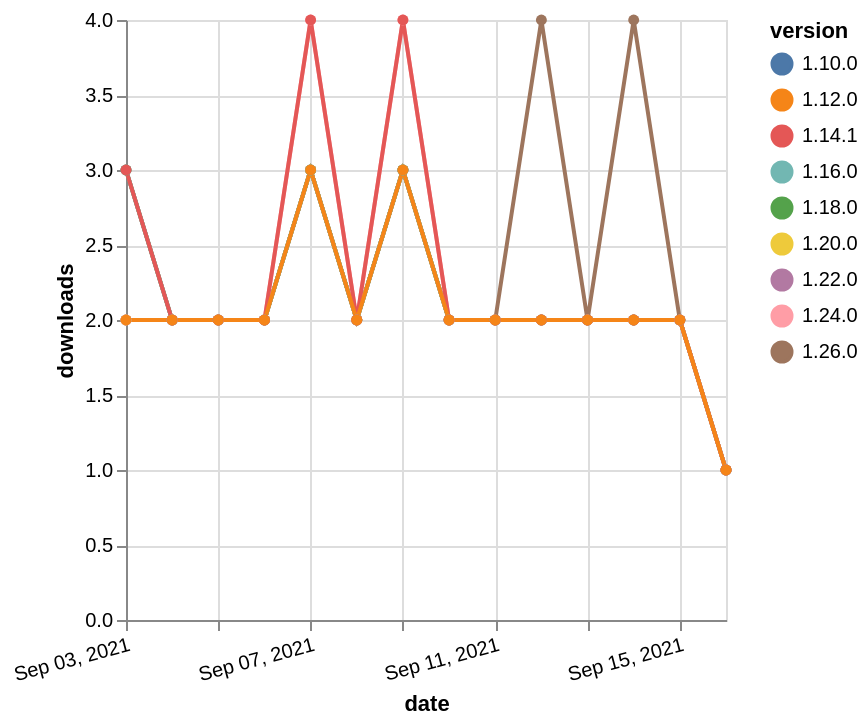

Write a Vega-Lite specification for this figure.
### Vega-Lite specification from a JSON file in a GitHub repository (floating-point values rounded to 4 significant figures)
{"$schema": "https://vega.github.io/schema/vega-lite/v5.json", "description": "A simple bar chart with embedded data.", "data": {"values": [{"date": "2021-09-03", "total": 1665, "delta": 3, "version": "1.18.0"}, {"date": "2021-09-04", "total": 1667, "delta": 2, "version": "1.18.0"}, {"date": "2021-09-05", "total": 1669, "delta": 2, "version": "1.18.0"}, {"date": "2021-09-06", "total": 1671, "delta": 2, "version": "1.18.0"}, {"date": "2021-09-07", "total": 1674, "delta": 3, "version": "1.18.0"}, {"date": "2021-09-08", "total": 1676, "delta": 2, "version": "1.18.0"}, {"date": "2021-09-09", "total": 1679, "delta": 3, "version": "1.18.0"}, {"date": "2021-09-10", "total": 1681, "delta": 2, "version": "1.18.0"}, {"date": "2021-09-11", "total": 1683, "delta": 2, "version": "1.18.0"}, {"date": "2021-09-12", "total": 1685, "delta": 2, "version": "1.18.0"}, {"date": "2021-09-13", "total": 1687, "delta": 2, "version": "1.18.0"}, {"date": "2021-09-14", "total": 1689, "delta": 2, "version": "1.18.0"}, {"date": "2021-09-15", "total": 1691, "delta": 2, "version": "1.18.0"}, {"date": "2021-09-16", "total": 1692, "delta": 1, "version": "1.18.0"}, {"date": "2021-09-03", "total": 1001, "delta": 2, "version": "1.22.0"}, {"date": "2021-09-04", "total": 1003, "delta": 2, "version": "1.22.0"}, {"date": "2021-09-05", "total": 1005, "delta": 2, "version": "1.22.0"}, {"date": "2021-09-06", "total": 1007, "delta": 2, "version": "1.22.0"}, {"date": "2021-09-07", "total": 1010, "delta": 3, "version": "1.22.0"}, {"date": "2021-09-08", "total": 1012, "delta": 2, "version": "1.22.0"}, {"date": "2021-09-09", "total": 1015, "delta": 3, "version": "1.22.0"}, {"date": "2021-09-10", "total": 1017, "delta": 2, "version": "1.22.0"}, {"date": "2021-09-11", "total": 1019, "delta": 2, "version": "1.22.0"}, {"date": "2021-09-12", "total": 1021, "delta": 2, "version": "1.22.0"}, {"date": "2021-09-13", "total": 1023, "delta": 2, "version": "1.22.0"}, {"date": "2021-09-14", "total": 1025, "delta": 2, "version": "1.22.0"}, {"date": "2021-09-15", "total": 1027, "delta": 2, "version": "1.22.0"}, {"date": "2021-09-16", "total": 1028, "delta": 1, "version": "1.22.0"}, {"date": "2021-09-03", "total": 2626, "delta": 2, "version": "1.10.0"}, {"date": "2021-09-04", "total": 2628, "delta": 2, "version": "1.10.0"}, {"date": "2021-09-05", "total": 2630, "delta": 2, "version": "1.10.0"}, {"date": "2021-09-06", "total": 2632, "delta": 2, "version": "1.10.0"}, {"date": "2021-09-07", "total": 2635, "delta": 3, "version": "1.10.0"}, {"date": "2021-09-08", "total": 2637, "delta": 2, "version": "1.10.0"}, {"date": "2021-09-09", "total": 2640, "delta": 3, "version": "1.10.0"}, {"date": "2021-09-10", "total": 2642, "delta": 2, "version": "1.10.0"}, {"date": "2021-09-11", "total": 2644, "delta": 2, "version": "1.10.0"}, {"date": "2021-09-12", "total": 2646, "delta": 2, "version": "1.10.0"}, {"date": "2021-09-13", "total": 2648, "delta": 2, "version": "1.10.0"}, {"date": "2021-09-14", "total": 2650, "delta": 2, "version": "1.10.0"}, {"date": "2021-09-15", "total": 2652, "delta": 2, "version": "1.10.0"}, {"date": "2021-09-16", "total": 2653, "delta": 1, "version": "1.10.0"}, {"date": "2021-09-03", "total": 231, "delta": 3, "version": "1.26.0"}, {"date": "2021-09-04", "total": 233, "delta": 2, "version": "1.26.0"}, {"date": "2021-09-05", "total": 235, "delta": 2, "version": "1.26.0"}, {"date": "2021-09-06", "total": 237, "delta": 2, "version": "1.26.0"}, {"date": "2021-09-07", "total": 240, "delta": 3, "version": "1.26.0"}, {"date": "2021-09-08", "total": 242, "delta": 2, "version": "1.26.0"}, {"date": "2021-09-09", "total": 245, "delta": 3, "version": "1.26.0"}, {"date": "2021-09-10", "total": 247, "delta": 2, "version": "1.26.0"}, {"date": "2021-09-11", "total": 249, "delta": 2, "version": "1.26.0"}, {"date": "2021-09-12", "total": 253, "delta": 4, "version": "1.26.0"}, {"date": "2021-09-13", "total": 255, "delta": 2, "version": "1.26.0"}, {"date": "2021-09-14", "total": 259, "delta": 4, "version": "1.26.0"}, {"date": "2021-09-15", "total": 261, "delta": 2, "version": "1.26.0"}, {"date": "2021-09-16", "total": 262, "delta": 1, "version": "1.26.0"}, {"date": "2021-09-03", "total": 1464, "delta": 2, "version": "1.20.0"}, {"date": "2021-09-04", "total": 1466, "delta": 2, "version": "1.20.0"}, {"date": "2021-09-05", "total": 1468, "delta": 2, "version": "1.20.0"}, {"date": "2021-09-06", "total": 1470, "delta": 2, "version": "1.20.0"}, {"date": "2021-09-07", "total": 1473, "delta": 3, "version": "1.20.0"}, {"date": "2021-09-08", "total": 1475, "delta": 2, "version": "1.20.0"}, {"date": "2021-09-09", "total": 1478, "delta": 3, "version": "1.20.0"}, {"date": "2021-09-10", "total": 1480, "delta": 2, "version": "1.20.0"}, {"date": "2021-09-11", "total": 1482, "delta": 2, "version": "1.20.0"}, {"date": "2021-09-12", "total": 1484, "delta": 2, "version": "1.20.0"}, {"date": "2021-09-13", "total": 1486, "delta": 2, "version": "1.20.0"}, {"date": "2021-09-14", "total": 1488, "delta": 2, "version": "1.20.0"}, {"date": "2021-09-15", "total": 1490, "delta": 2, "version": "1.20.0"}, {"date": "2021-09-16", "total": 1491, "delta": 1, "version": "1.20.0"}, {"date": "2021-09-03", "total": 2049, "delta": 3, "version": "1.16.0"}, {"date": "2021-09-04", "total": 2051, "delta": 2, "version": "1.16.0"}, {"date": "2021-09-05", "total": 2053, "delta": 2, "version": "1.16.0"}, {"date": "2021-09-06", "total": 2055, "delta": 2, "version": "1.16.0"}, {"date": "2021-09-07", "total": 2058, "delta": 3, "version": "1.16.0"}, {"date": "2021-09-08", "total": 2060, "delta": 2, "version": "1.16.0"}, {"date": "2021-09-09", "total": 2063, "delta": 3, "version": "1.16.0"}, {"date": "2021-09-10", "total": 2065, "delta": 2, "version": "1.16.0"}, {"date": "2021-09-11", "total": 2067, "delta": 2, "version": "1.16.0"}, {"date": "2021-09-12", "total": 2069, "delta": 2, "version": "1.16.0"}, {"date": "2021-09-13", "total": 2071, "delta": 2, "version": "1.16.0"}, {"date": "2021-09-14", "total": 2073, "delta": 2, "version": "1.16.0"}, {"date": "2021-09-15", "total": 2075, "delta": 2, "version": "1.16.0"}, {"date": "2021-09-16", "total": 2076, "delta": 1, "version": "1.16.0"}, {"date": "2021-09-03", "total": 705, "delta": 2, "version": "1.24.0"}, {"date": "2021-09-04", "total": 707, "delta": 2, "version": "1.24.0"}, {"date": "2021-09-05", "total": 709, "delta": 2, "version": "1.24.0"}, {"date": "2021-09-06", "total": 711, "delta": 2, "version": "1.24.0"}, {"date": "2021-09-07", "total": 715, "delta": 4, "version": "1.24.0"}, {"date": "2021-09-08", "total": 717, "delta": 2, "version": "1.24.0"}, {"date": "2021-09-09", "total": 721, "delta": 4, "version": "1.24.0"}, {"date": "2021-09-10", "total": 723, "delta": 2, "version": "1.24.0"}, {"date": "2021-09-11", "total": 725, "delta": 2, "version": "1.24.0"}, {"date": "2021-09-12", "total": 727, "delta": 2, "version": "1.24.0"}, {"date": "2021-09-13", "total": 729, "delta": 2, "version": "1.24.0"}, {"date": "2021-09-14", "total": 731, "delta": 2, "version": "1.24.0"}, {"date": "2021-09-15", "total": 733, "delta": 2, "version": "1.24.0"}, {"date": "2021-09-16", "total": 734, "delta": 1, "version": "1.24.0"}, {"date": "2021-09-03", "total": 2482, "delta": 3, "version": "1.14.1"}, {"date": "2021-09-04", "total": 2484, "delta": 2, "version": "1.14.1"}, {"date": "2021-09-05", "total": 2486, "delta": 2, "version": "1.14.1"}, {"date": "2021-09-06", "total": 2488, "delta": 2, "version": "1.14.1"}, {"date": "2021-09-07", "total": 2492, "delta": 4, "version": "1.14.1"}, {"date": "2021-09-08", "total": 2494, "delta": 2, "version": "1.14.1"}, {"date": "2021-09-09", "total": 2498, "delta": 4, "version": "1.14.1"}, {"date": "2021-09-10", "total": 2500, "delta": 2, "version": "1.14.1"}, {"date": "2021-09-11", "total": 2502, "delta": 2, "version": "1.14.1"}, {"date": "2021-09-12", "total": 2504, "delta": 2, "version": "1.14.1"}, {"date": "2021-09-13", "total": 2506, "delta": 2, "version": "1.14.1"}, {"date": "2021-09-14", "total": 2508, "delta": 2, "version": "1.14.1"}, {"date": "2021-09-15", "total": 2510, "delta": 2, "version": "1.14.1"}, {"date": "2021-09-16", "total": 2511, "delta": 1, "version": "1.14.1"}, {"date": "2021-09-03", "total": 2583, "delta": 2, "version": "1.12.0"}, {"date": "2021-09-04", "total": 2585, "delta": 2, "version": "1.12.0"}, {"date": "2021-09-05", "total": 2587, "delta": 2, "version": "1.12.0"}, {"date": "2021-09-06", "total": 2589, "delta": 2, "version": "1.12.0"}, {"date": "2021-09-07", "total": 2592, "delta": 3, "version": "1.12.0"}, {"date": "2021-09-08", "total": 2594, "delta": 2, "version": "1.12.0"}, {"date": "2021-09-09", "total": 2597, "delta": 3, "version": "1.12.0"}, {"date": "2021-09-10", "total": 2599, "delta": 2, "version": "1.12.0"}, {"date": "2021-09-11", "total": 2601, "delta": 2, "version": "1.12.0"}, {"date": "2021-09-12", "total": 2603, "delta": 2, "version": "1.12.0"}, {"date": "2021-09-13", "total": 2605, "delta": 2, "version": "1.12.0"}, {"date": "2021-09-14", "total": 2607, "delta": 2, "version": "1.12.0"}, {"date": "2021-09-15", "total": 2609, "delta": 2, "version": "1.12.0"}, {"date": "2021-09-16", "total": 2610, "delta": 1, "version": "1.12.0"}]}, "width": "container", "mark": {"type": "line", "point": {"filled": true}}, "encoding": {"x": {"field": "date", "type": "temporal", "timeUnit": "yearmonthdate", "title": "date", "axis": {"labelAngle": -15}}, "y": {"field": "delta", "type": "quantitative", "title": "downloads"}, "color": {"field": "version", "type": "nominal"}, "tooltip": {"field": "delta"}}}
